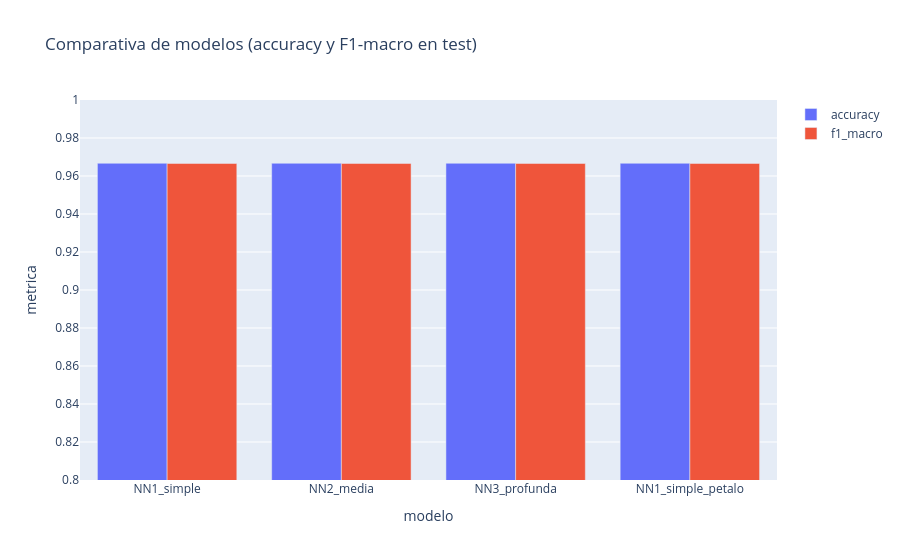

The notebook cell this image was saved under:
### Code cell
fig = go.Figure()
fig.add_trace(go.Bar(x=tabla_final["modelo"], y=tabla_final["accuracy"], name="accuracy"))
fig.add_trace(go.Bar(x=tabla_final["modelo"], y=tabla_final["f1_macro"], name="f1_macro"))
fig.update_layout(barmode="group", title="Comparativa de modelos (accuracy y F1-macro en test)",
                  yaxis_range=[0.8, 1.0], xaxis_title="modelo", yaxis_title="metrica")
fig

### Figure 1 — Plotly figure (JSON) as saved in the notebook; plotly's stock layout.template omitted (floating-point values rounded to 4 significant figures)
{"data": [{"name": "accuracy", "type": "bar", "x": ["NN1_simple", "NN2_media", "NN3_profunda", "NN1_simple_petalo"], "y": [0.9667, 0.9667, 0.9667, 0.9667]}, {"name": "f1_macro", "type": "bar", "x": ["NN1_simple", "NN2_media", "NN3_profunda", "NN1_simple_petalo"], "y": [0.9666, 0.9666, 0.9666, 0.9666]}], "layout": {"barmode": "group", "title": {"text": "Comparativa de modelos (accuracy y F1-macro en test)"}, "xaxis": {"title": {"text": "modelo"}}, "yaxis": {"range": [0.8, 1.0], "title": {"text": "metrica"}}}}
